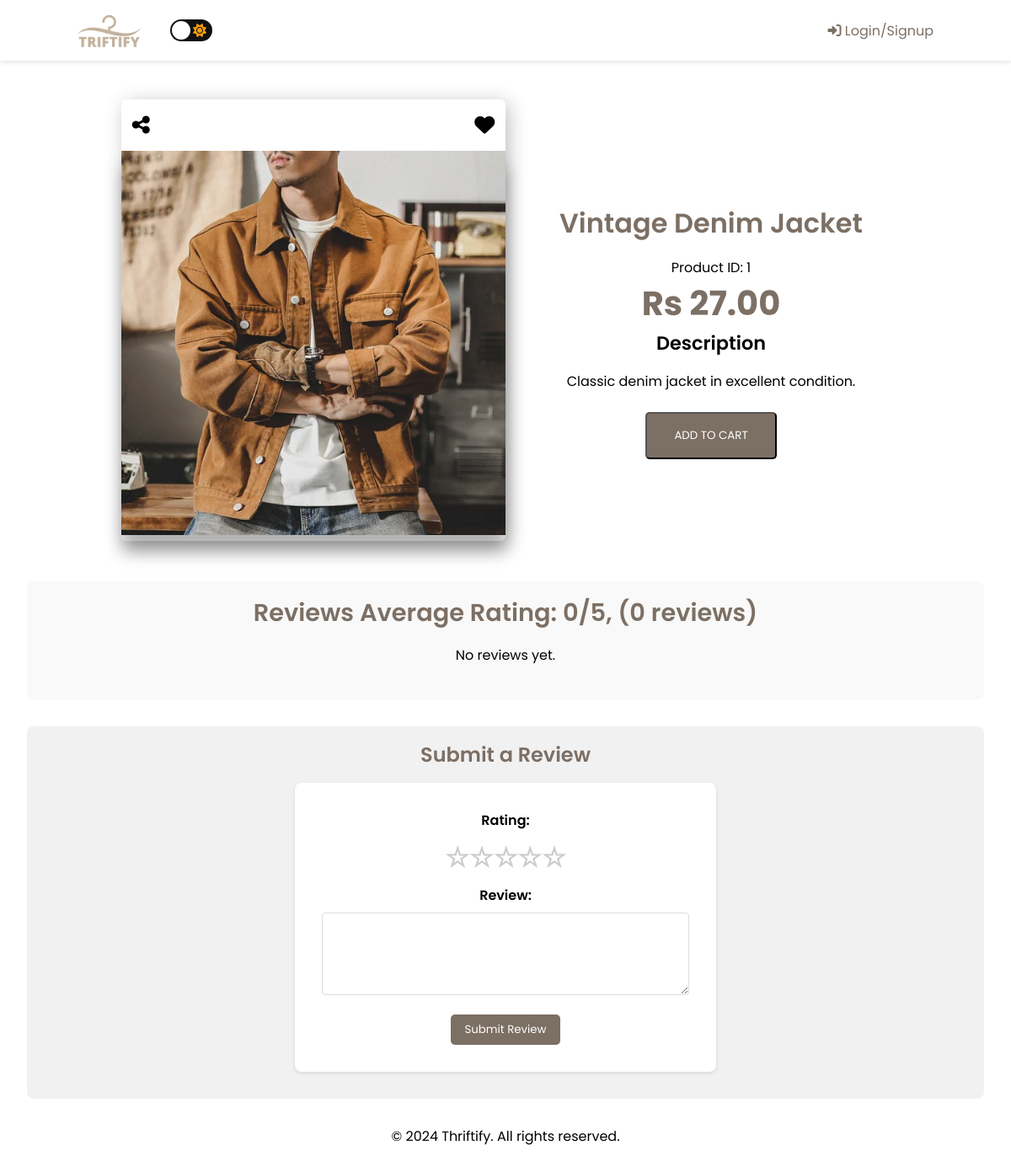
Screenshot of /product_details.php?id=1 with the database file from the repository.
### tables this page shows
CREATE TABLE `products` (
  `id` int(11) NOT NULL,
  `old_product_id` int(11) NOT NULL,
  `title` varchar(255) NOT NULL,
  `description` text NOT NULL,
  `price` decimal(10,2) NOT NULL,
  `category_id` int(11) DEFAULT NULL,
  `image` varchar(255) NOT NULL,
  `status` enum('active','inactive') DEFAULT 'active',
  `featured` tinyint(1) DEFAULT 0,
  `user_id` int(11) DEFAULT NULL,
  `created_at` timestamp NOT NULL DEFAULT current_timestamp(),
  `updated_at` timestamp NOT NULL DEFAULT current_timestamp() ON UPDATE current_timestamp()
);

### product_details.php (the view, shortened to what this page needs)
<?php
require_once('includes/header.php');
$id = $_GET['id'];
$pdo = get_db_connection();
$stmt = $pdo->prepare("SELECT * FROM products WHERE id = ?");
$stmt->execute([$id]);
$product = $stmt->fetch(PDO::FETCH_ASSOC);
$stmt = $pdo->prepare("SELECT r.*, u.username FROM reviews r JOIN users u ON r.user_id = u.user_id WHERE r.product_id = ?");
$stmt->execute([$id]);
$reviews = $stmt->fetchAll(PDO::FETCH_ASSOC);
$stmt = $pdo->prepare("SELECT AVG(rating) as avg_rating, COUNT(review_id) as total_reviews FROM reviews WHERE product_id = ?");
$stmt->execute([$id]);
$rating_data = $stmt->fetch(PDO::FETCH_ASSOC);
$avg_rating = round($rating_data['avg_rating'], 1);
$total_reviews = $rating_data['total_reviews'];
?>
<main>
<section class="product">
    <div class="product__photo">
        <div class="photo-container">
            <div class="photo-main">
                <div class="controls">
                    <a href="javascript:void(0);" onclick="shareProduct()">
                        <i class="fas fa-share-alt"></i>
                    </a>
                    <a href="<?php echo BASE_URL; ?>wishlist.php?add=<?php echo $product['id']; ?>">
                        <i class="fas fa-heart"></i>
                    </a>
                </div>
                <img src="<?php echo BASE_URL . UPLOADS_DIR . PRODUCTS_DIR . $product['image']; ?>" alt="<?php echo $product['title']; ?>">
            </div>
        </div>
    </div>
    <div class="product__info">
        <div class="title">
            <h1><?php echo $product['title']; ?></h1>
            <span>Product ID: <?php echo $product['id']; ?></span>
        </div>
        <div class="price">
            Rs <span><?php echo $product['price']; ?></span>
        </div>
        <div class="description">
            <h3>Description</h3>
            <p><?php echo $product['description']; ?></p>
        </div>
        <button class="buy--btn">
            <a href="<?php echo BASE_URL; ?>cart.php?add=<?php echo $product['id']; ?>" style="color: white; text-decoration: none;">
                ADD TO CART
            </a>
        </button>
    </div>
</section>
<section class="product-reviews">
    <h3>Reviews Average Rating: <span id="avg-rating"><?php echo $avg_rating; ?></span>/5, (<?php echo $total_reviews; ?> reviews)</h3>
    <?php if (empty($reviews)): ?>
        <p>No reviews yet.</p>
    <?php endif; ?>
</section>
<section class="submit-review">
    <h3>Submit a Review</h3>
    <form action="submit_review.php" method="post">
        <label for="rating">Rating:</label>
        <div class="rating">
            <input type="radio" name="rating" value="5" id="5"><label for="5">☆</label>
            <input type="radio" name="rating" value="4" id="4"><label for="4">☆</label>
            <input type="radio" name="rating" value="3" id="3"><label for="3">☆</label>
            <input type="radio" name="rating" value="2" id="2"><label for="2">☆</label>
            <input type="radio" name="rating" value="1" id="1"><label for="1">☆</label>
        </div>
        <label for="review_text">Review:</label>
        <textarea name="review_text" id="review_text" rows="4" required></textarea>
        <button type="submit" class="btn-submit">Submit Review</button>
    </form>
</section>
</main>
<?php require_once('includes/footer.php'); ?>

### css/styles.css (style rules this page uses)
body { font-family: "Montserrat", sans-serif; background-color: #fff; display: flex; flex-direction: column; height: 100vh; text-align: center; margin: 0; }
h1, h2, h3 { font-weight: 600; margin-bottom: 1rem; }
h1 { font-size: 2.5rem; }
h3 { font-size: 1.4rem; }
p { margin-bottom: 1.5rem; }
a { color: #7c6f64; text-decoration: none; transition: color 0.3s ease; }
main { padding: 2rem; display: block; flex: 1; margin-top: 70px; }
form { background-color: #fff; }
.product { display: flex; gap: 2rem; padding: 1rem 7rem; background-color: var(--white); border-radius: 5px; }
.product__photo { max-width: 50%; }
.photo-container { display: flex; justify-content: center; align-items: center; border-radius: 6px; box-shadow: 4px 4px 25px -2px rgba(0, 0, 0, 0.3); }
.photo-main img { max-width: 100%; height: auto; filter: drop-shadow(1px 20px 10px rgba(0, 0, 0, 0.3)); transition: transform 0.3s ease; }
.product__info { flex: 1; padding: 2rem; margin-top: 10%; }
.title h1 { font-size: 2rem; color: var(--primary-color); }
.price span { font-size: 2.5rem; font-weight: bold; color: var(--primary-color); }
.price { font-size: 2.5rem; font-weight: bold; color: var(--primary-color); }
.buy--btn { padding: 1rem 2rem; background-color: var(--primary-color); color: white; border-radius: 5px; cursor: pointer; transition: background-color 0.3s ease; }
.controls { display: flex; justify-content: space-between; position: relative; padding: 0.8em; }
.controls a { color: black; font-size: 1.5em; }
form { max-width: 500px; margin: 1rem auto; padding: 2rem; background-color: #fff; border-radius: 8px; box-shadow: 0 2px 5px rgba(0, 0, 0, 0.1); }
form button { background-color: #7c6f64; }
:root { --primary-color: #7c6f64; --secondary-color: #524d48; --black: #000000; --white: #ffffff; --gray: #efefef; --gray-2: #757575; --facebook-color: #4267B2; --google-color: #DB4437; --twitter-color: #1DA1F2; --insta-color: #E1306C; }
* { font-family: 'Poppins', sans-serif; margin: 0; padding: 0; box-sizing: border-box; }
.product-reviews { margin-top: 2rem; padding: 1rem; background-color: #f9f9f9; border-radius: 8px; }
.product-reviews h3 { font-size: 1.8rem; color: #7c6f64; }
.submit-review { margin-top: 2rem; padding: 1rem; background-color: #f1f1f1; border-radius: 8px; }
.submit-review h3 { font-size: 1.5rem; color: #7c6f64; margin-bottom: 1rem; }
.submit-review label { display: block; font-weight: 600; margin-bottom: 0.5rem; }
.submit-review .rating { display: flex; direction: rtl; justify-content: center; }
.submit-review .rating label { font-size: 2rem; color: #ccc; cursor: pointer; }
.submit-review textarea { width: 100%; padding: 0.5rem; border-radius: 4px; border: 1px solid #ddd; }
.submit-review .btn-submit { margin-top: 1rem; padding: 0.5rem 1rem; background-color: #7c6f64; color: white; border: none; border-radius: 5px; cursor: pointer; }

### rows the page displays
products: image (picture), title "Vintage Denim Jacket", id "1", price "27.00", description "Classic denim jacket in excellent condition."

### other values shown
$avg_rating "0"
$total_reviews "0"
